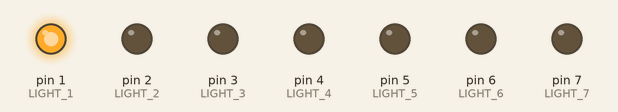
Simulated run of this sketch. Board: Arduino Uno, built with avr-gcc and run on an emulated ATmega328P. On the bench: output pins drawn as LEDs (lit = HIGH).

Above: at 0.2 s.
At 0.7 s:
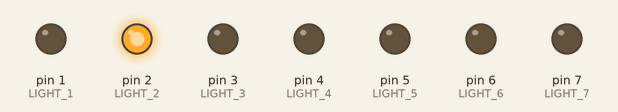
At 3.2 s:
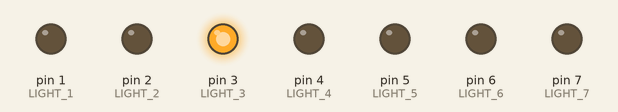
At 6.1 s:
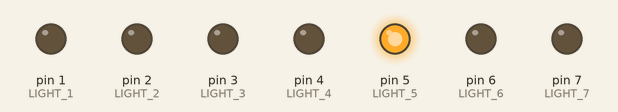
At 9.3 s:
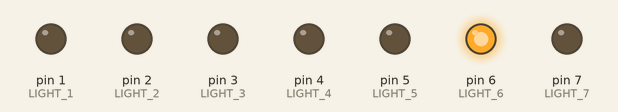
At 13.1 s:
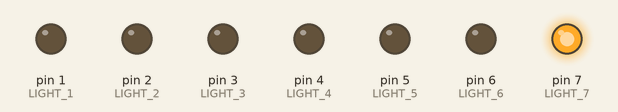
Timing chart, 0 to 17.5 s (numbered marks = the images above):
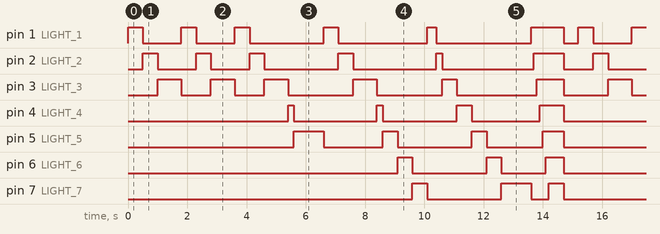

Measured:
- by itself, pin 4 (LIGHT_4): repeats every 15.2 s: LOW 2.8 s, HIGH 0.20 s, LOW 2.5 s, HIGH 0.50 s, LOW 2.3 s, HIGH 0.80 s, LOW 5.9 s, HIGH 0.20 s
- by itself, pin 5 (LIGHT_5): repeats every 15.2 s: LOW 2.0 s, HIGH 0.50 s, LOW 2.5 s, HIGH 0.50 s, LOW 1.9 s, HIGH 0.70 s, LOW 6.1 s, HIGH 1.0 s
- by itself, pin 6 (LIGHT_6): LOW → HIGH at 9.1 s, → LOW 0.50 s later, → HIGH 2.5 s later, → LOW 0.50 s later, … (13 changes in this stretch)
- by itself, pin 7 (LIGHT_7): LOW → HIGH at 9.6 s, → LOW 0.50 s later, → HIGH 2.5 s later, → LOW 1.0 s later, … (12 changes in this stretch)
- by itself, pin 2 (LIGHT_2): repeats every 15.2 s: 2 × (LOW 1.3 s, HIGH 0.50 s), LOW 2.5 s, HIGH 0.50 s, LOW 2.8 s, HIGH 0.20 s, LOW 3.1 s, HIGH 1.0 s, LOW 1.0 s, HIGH 0.50 s
- by itself, pin 1 (LIGHT_1): repeats every 15.2 s: 2 × (LOW 1.3 s, HIGH 0.50 s), LOW 2.5 s, HIGH 0.50 s, LOW 3.0 s, HIGH 0.30 s, LOW 3.2 s, HIGH 1.1 s, LOW 0.50 s, HIGH 0.50 s

The sketch:

jingle_bells.ino
```cpp
/*
  Jingle Bells
  ============
*/

int LIGHT_1 = 1;
int LIGHT_2 = 2;
int LIGHT_3 = 3;
int LIGHT_4 = 4;
int LIGHT_5 = 5;
int LIGHT_6 = 6;
int LIGHT_7 = 7;

void setup() {
  pinMode(LIGHT_1, OUTPUT);
  pinMode(LIGHT_2, OUTPUT);
  pinMode(LIGHT_3, OUTPUT);
  pinMode(LIGHT_4, OUTPUT);
  pinMode(LIGHT_5, OUTPUT);
  pinMode(LIGHT_6, OUTPUT);
  pinMode(LIGHT_7, OUTPUT);
}

void singleOn(int light, int duration)
{
  digitalWrite(light, HIGH);
  delay(duration * 100);
  digitalWrite(light, LOW);
}

void pause()
{
  delay(500);
}

void allOn()
{
  digitalWrite(LIGHT_1, HIGH);
  delay(100);
  digitalWrite(LIGHT_2, HIGH);
  delay(100);
  digitalWrite(LIGHT_3, HIGH);
  delay(100);
  digitalWrite(LIGHT_4, HIGH);
  delay(100);
  digitalWrite(LIGHT_5, HIGH);
  delay(100);
  digitalWrite(LIGHT_6, HIGH);
  delay(100);
  digitalWrite(LIGHT_7, HIGH);
  delay(500);
  digitalWrite(LIGHT_1, LOW);
  digitalWrite(LIGHT_2, LOW);
  digitalWrite(LIGHT_3, LOW);
  digitalWrite(LIGHT_4, LOW);
  digitalWrite(LIGHT_5, LOW);
  digitalWrite(LIGHT_6, LOW);
  digitalWrite(LIGHT_7, LOW);
  delay(500);
}

void loop() {

  // Jingle bells (1)
  singleOn(LIGHT_1, 5);
  singleOn(LIGHT_2, 5);
  singleOn(LIGHT_3, 8);

  // Jingle bells (2)
  singleOn(LIGHT_1, 5);
  singleOn(LIGHT_2, 5);
  singleOn(LIGHT_3, 8);

  // Jingle all the way
  singleOn(LIGHT_1, 5);
  singleOn(LIGHT_2, 5);
  singleOn(LIGHT_3, 8);
  singleOn(LIGHT_4, 2);
  singleOn(LIGHT_5, 10);

  // Oh, what fun it is to ride
  singleOn(LIGHT_1, 5);
  singleOn(LIGHT_2, 5);
  singleOn(LIGHT_3, 8);
  singleOn(LIGHT_4, 2);
  singleOn(LIGHT_5, 5);
  singleOn(LIGHT_6, 5);
  singleOn(LIGHT_7, 5);

  // In a one horse open sleigh
  singleOn(LIGHT_1, 3);
  singleOn(LIGHT_2, 2);
  singleOn(LIGHT_3, 5);
  singleOn(LIGHT_4, 5);
  singleOn(LIGHT_5, 5);
  singleOn(LIGHT_6, 5);
  singleOn(LIGHT_7, 10);

  allOn();

}
```
